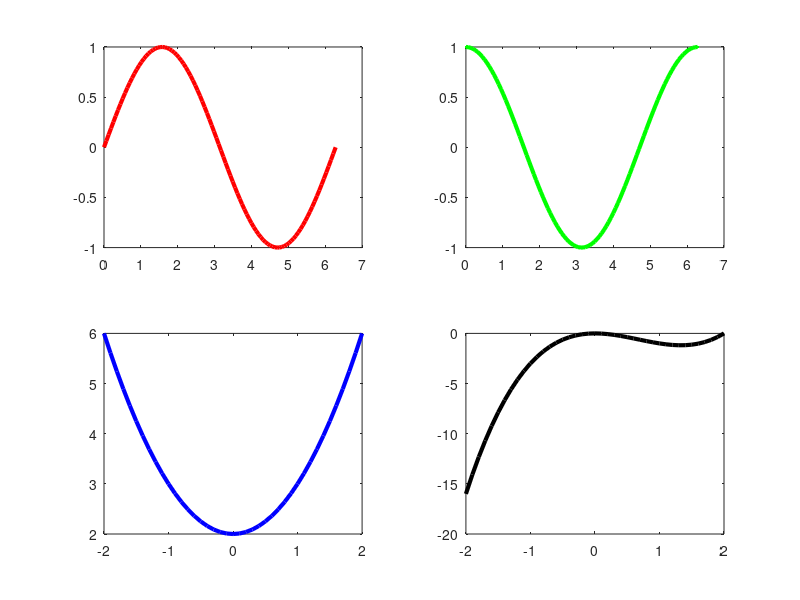

Reproduce this figure in MATLAB.
clear all
%% Matrici si vectori
% Vectori
A = [1;2;3]
B = [2;4;5]
dot(A,B)
transpose(A)*B
A'*B
sum(A)

[maxB,indicemax] = max(B)

% Matrici
C = [1 2 3; 4 5 7; 2 8 9]
A'*C
D = [2 4 5; 1 3 4; 2 1 0]
C*D
D*C
C^3
inv(C)
C(1,2)
C(1,:)
C(1,1:3)
C(1,1:2:3) %(inceput, pas, sfarsit)
C(1,[1,2]) %[] - array de indecsi coloana
C([2,3],[1,2])
A(:)
det(C)
det(D)
C.*D %efectuare operatii element cu element
C./D
C.^3
%% Definirea matricilor si vectorilor 
% Operatii cu acestia
% Generarea vectorilor
% a = amin:pas:amax
% b = linspace(amin,amax,N)
% pas = (amax-amin)/(N-1)
a = 1:2:10
% format SHORT
b = linspace(1,10,5)
%% Grafice de functii
x = linspace(0,2*pi,100)
y = sin(x)
z = cos(x)
plot(x,y, 'r','Linewidth',3)
grid on
title('Functiile sin(x), cos(x)')
xlabel('abcisa x')
ylabel('ordonata y')
hold on
plot(x,z, '.-g', 'Linewidth',3)
text(3.3,0,'sin(x)','Edgecolor','r')
text(4.9,0,'cos(x)','Edgecolor','g')
hold off
subplot(2,2,1)
plot(x,y, 'r','Linewidth',3)
subplot(2,2,2)
plot(x,z, '.-g', 'Linewidth',3)
subplot(2,2,3)
xp = -2:0.1:2
p1 = xp.^2 + 2
p2 = xp.^3 - 2*xp.^2
plot(xp, p1, 'b','Linewidth',3)
subplot(2,2,4)
plot(xp, p2, 'k','Linewidth',3)
